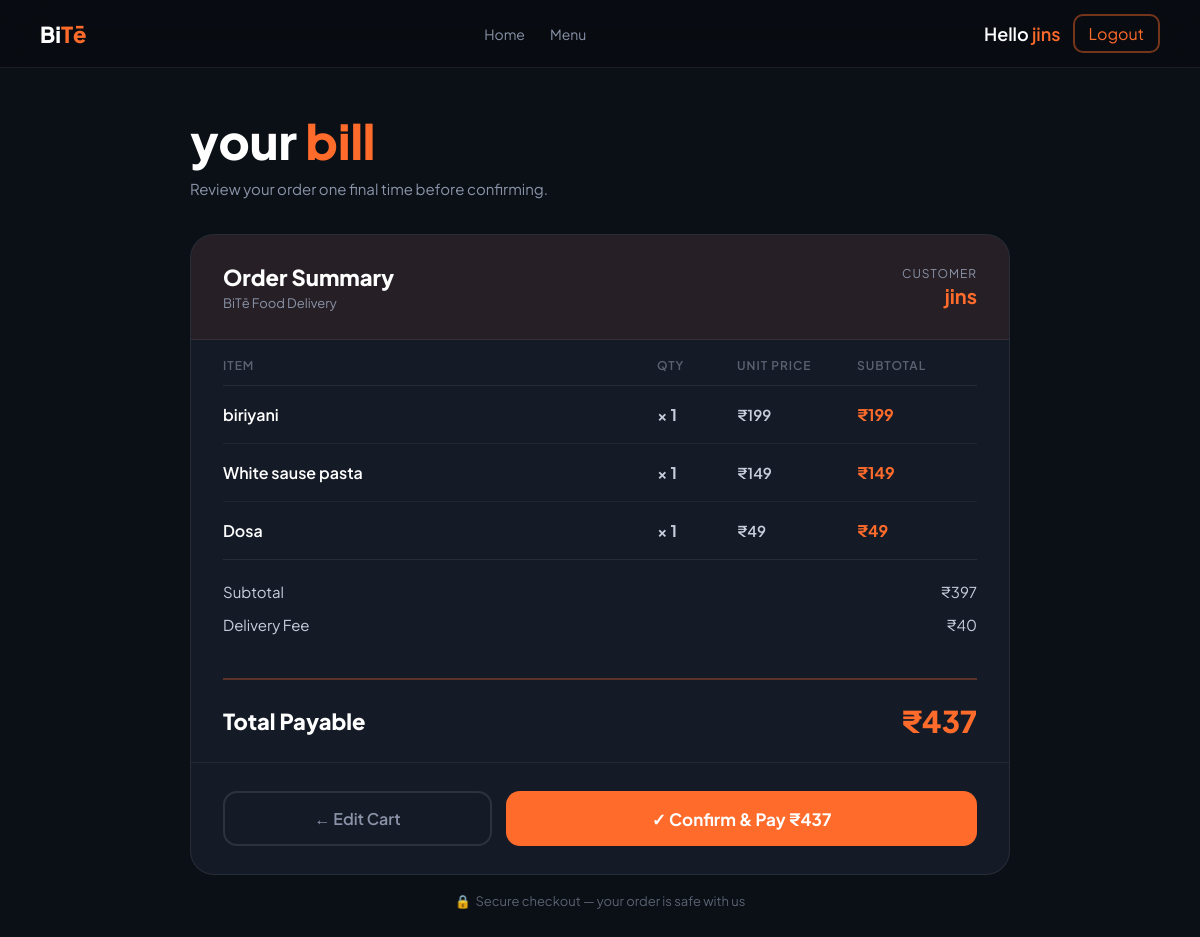
Screenshot of /checkout/ (signed in) with the database file from the repository.
### menu/models.py (models this page shows, shortened)
class CartItem(models.Model):
    cart = models.ForeignKey(
        Cart,
        on_delete=models.CASCADE
    )
    food = models.ForeignKey(
        FoodItem,
        on_delete=models.CASCADE
    )
    quantity = models.PositiveIntegerField(default=1)

class FoodItem(models.Model):
    name = models.CharField(max_length=100)
    price = models.DecimalField(max_digits=6, decimal_places=2)
    image = models.ImageField(upload_to='foods/')

### menu/views.py (the view, shortened to what this page needs)
# urls.py: path('checkout/',CheckoutBillView.as_view(), name='checkout_bill'),
class CheckoutBillView(View):
    def get(self, request):
        if not request.user.is_authenticated:
            return redirect("signin")
        cart = Cart.objects.filter(user=request.user).first()
        cart_items = []
        subtotal   = 0
        if cart:
            cart_items = CartItem.objects.filter(cart=cart).select_related('food')
            for item in cart_items:
                subtotal += item.food.price * item.quantity
        if not cart_items:
            return redirect("cart")
        delivery_fee = 40
        total = subtotal + delivery_fee
        return render(request, "checkout.html", {
            "cart_items":   cart_items,
            "subtotal":     subtotal,
            "delivery_fee": delivery_fee,
            "total":        total,
        })

### menu/templates/checkout.html (shortened to what this page needs)
{% load static %}
<!DOCTYPE html>
<html lang="en">
<head>
</head>
<body>
    <nav class="nav">
        <div class="nav-logo">
            <a href="{% url 'home' %}" style="text-decoration:none;color:inherit;">Bi<span>Tē</span></a>
        </div>
        <ul class="nav-links">
            <li><a href="{% url 'home' %}">Home</a></li>
            <li><a href="{% url 'menu' %}">Menu</a></li>
        </ul>
        <div class="nav-right">
            {% if user.is_authenticated %}
            <div class="user-name">Hello <span>{{ user.username }}</span></div>
            <a href="{% url 'logout' %}" class="logout-btn">Logout</a>
            {% endif %}
        </div>
    </nav>
    <div class="container">
        <div class="page-title">
            <h1>your <span>bill</span></h1>
            <p>Review your order one final time before confirming.</p>
        </div>
        <div class="bill-card">
            <div class="bill-head">
                <div class="bill-head-left">
                    <h2>Order Summary</h2>
                    <p>BiTē Food Delivery</p>
                </div>
                <div class="bill-head-right">
                    <div class="label">Customer</div>
                    <div class="customer">{{ user.username }}</div>
                </div>
            </div>
            <div class="bill-items">
                <div class="bill-items-header">
                    <div>Item</div>
                    <div>Qty</div>
                    <div>Unit Price</div>
                    <div>Subtotal</div>
                </div>
                {% for item in cart_items %}
                <div class="bill-row">
                    <div>
                        <div class="item-name">{{ item.food.name }}</div>
                    </div>
                    <div class="bill-qty">× {{ item.quantity }}</div>
                    <div class="bill-unit">₹{{ item.food.price|floatformat:0 }}</div>
                    <div class="bill-subtotal">
                        ₹{% widthratio item.food.price 1 item.quantity %}
                    </div>
                </div>
                {% endfor %}
            </div>
            <div class="bill-totals">
                <div class="totals-row">
                    <span>Subtotal</span>
                    <span>₹{{ subtotal|floatformat:0 }}</span>
                </div>
                <div class="totals-row">
                    <span>Delivery Fee</span>
                    <span>₹{{ delivery_fee }}</span>
                </div>
            </div>
            <div class="grand-total-row">
                <span class="label">Total Payable</span>
                <span class="amount">₹{{ total|floatformat:0 }}</span>
            </div>
            <div class="bill-actions">
                <a href="{% url 'cart' %}" class="btn-back">← Edit Cart</a>
                <form method="POST" action="{% url 'checkout_bill' %}" style="flex:2;display:flex;">
                    <button type="submit" class="btn-confirm" style="width:100%;">
                        ✓ Confirm &amp; Pay ₹{{ total|floatformat:0 }}
                    </button>
                </form>
            </div>
        </div>
        <div class="secure-badge">
            🔒 &nbsp;Secure checkout — your order is safe with us
        </div>
    </div>
</body>
</html>

### menu/templates/checkout.html (style rules this page uses)
* { margin: 0; padding: 0; box-sizing: border-box; }
body { font-family: 'Plus Jakarta Sans', sans-serif; background: #0b0f16; color: #fff; overflow-x: hidden; }
.nav { position: fixed; top: 0; left: 0; right: 0; height: 68px; display: flex; align-items: center; justify-content: space-between; padding: 0 40px; background: rgba(8, 11, 16, 0.6); backdrop-filter: blur(20px); border-bottom: 1px solid rgba(255, 255, 255, 0.08); z-index: 100; }
.nav-logo { font-size: 22px; font-weight: 800; }
.nav-logo span { color: #ff6b2b; }
.nav-links { display: flex; gap: 25px; list-style: none; }
.nav-links a { text-decoration: none; color: #8A93A8; font-size: 14px; transition: 0.3s; }
.nav-right { display: flex; align-items: center; gap: 12px; }
.logout-btn { padding: 7px 14px; border-radius: 10px; border: 2px solid #ff6b2b70; background: transparent; color: #ff6b2b; cursor: pointer; transition: 0.3s; text-decoration: none; }
.user-name { font-size: 18px; font-weight: 600; }
.user-name span { color: #ff6b2b; }
.container { max-width: 860px; margin: auto; padding: 110px 20px 80px; }
.page-title { margin-bottom: 36px; }
.page-title h1 { font-size: 48px; font-weight: 800; }
.page-title h1 span { color: #ff6b2b; }
.page-title p { margin-top: 8px; color: #8A93A8; font-size: 15px; }
.bill-card { background: #151b26; border: 1px solid rgba(255, 255, 255, 0.08); border-radius: 24px; overflow: hidden; }
.bill-head { display: flex; align-items: center; justify-content: space-between; padding: 28px 32px; background: rgba(255, 107, 43, 0.07); border-bottom: 1px solid rgba(255, 255, 255, 0.07); }
.bill-head-left h2 { font-size: 22px; font-weight: 800; }
.bill-head-left p { color: #8A93A8; font-size: 13px; margin-top: 4px; }
.bill-head-right { text-align: right; }
.bill-head-right .label { font-size: 12px; color: #8A93A8; text-transform: uppercase; letter-spacing: 1px; }
.bill-head-right .customer { font-size: 20px; font-weight: 700; color: #ff6b2b; margin-top: 2px; }
.bill-items { padding: 0 32px; }
.bill-items-header { display: grid; grid-template-columns: 2fr 80px 120px 120px; padding: 18px 0 12px; border-bottom: 1px solid rgba(255, 255, 255, 0.08); color: #5a6272; font-size: 12px; font-weight: 600; text-transform: uppercase; letter-spacing: 1px; }
.bill-row { display: grid; grid-template-columns: 2fr 80px 120px 120px; align-items: center; padding: 18px 0; border-bottom: 1px solid rgba(255, 255, 255, 0.05); }
.bill-row:last-child { border-bottom: none; }
.item-name { font-size: 16px; font-weight: 600; }
.bill-qty { font-size: 16px; font-weight: 700; color: #c7cedd; }
.bill-unit { font-size: 15px; font-weight: 600; color: #c7cedd; }
.bill-subtotal { font-size: 16px; font-weight: 700; color: #ff6b2b; }
.bill-totals { margin: 0 32px; padding: 22px 0; border-top: 1px solid rgba(255, 255, 255, 0.08); }
.totals-row { display: flex; justify-content: space-between; align-items: center; margin-bottom: 14px; font-size: 15px; color: #c7cedd; }
.totals-row:last-child { margin-bottom: 0; }
.grand-total-row { display: flex; justify-content: space-between; align-items: center; margin: 22px 32px 0; padding: 22px 0; border-top: 2px solid rgba(255, 107, 43, 0.3); }
.grand-total-row .label { font-size: 22px; font-weight: 800; }
.grand-total-row .amount { font-size: 30px; font-weight: 800; color: #ff6b2b; }
.bill-actions { display: flex; gap: 14px; padding: 28px 32px; border-top: 1px solid rgba(255, 255, 255, 0.06); }
.btn-back { flex: 1; padding: 15px; border-radius: 14px; border: 2px solid rgba(255, 255, 255, 0.1); background: transparent; color: #8A93A8; font-size: 16px; font-weight: 600; cursor: pointer; text-decoration: none; text-align: center; transition: 0.3s; }
.btn-confirm { flex: 2; padding: 15px; border-radius: 14px; border: none; background: #ff6b2b; color: #fff; font-size: 17px; font-weight: 700; cursor: pointer; transition: 0.3s; font-family: 'Plus Jakarta Sans', sans-serif; }
.secure-badge { display: flex; align-items: center; justify-content: center; gap: 8px; margin-top: 18px; color: #5a6272; font-size: 13px; }

### rows the page displays
CartItem: food.name "biriyani", quantity "1", food.price "199", food+quantity "199"
CartItem: food.name "White sause pasta", quantity "1", food.price "149", food+quantity "149"
CartItem: food.name "Dosa", quantity "1", food.price "49", food+quantity "49"

### other values shown
{{ user.username }} "jins"
{{ subtotal|floatformat:0 }} "397"
{{ delivery_fee }} "40"
{{ total|floatformat:0 }} "437"
